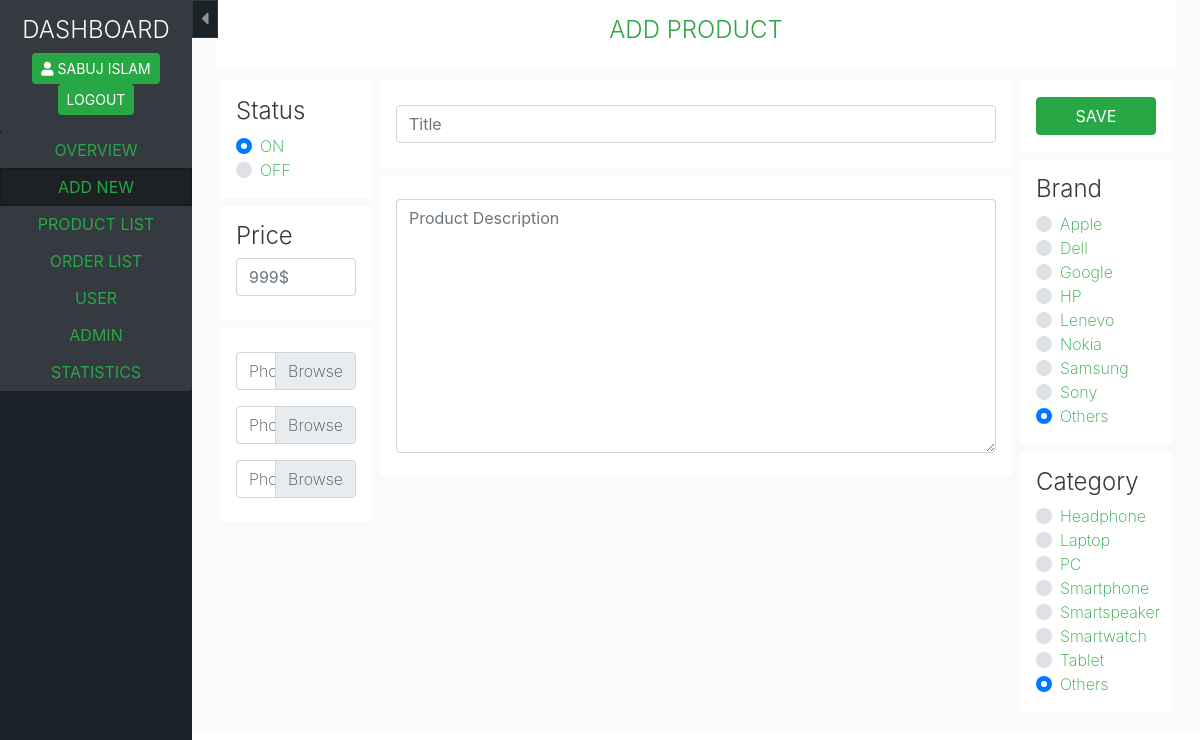
The page /dashboard/addnew.php (signed in) on the database its author committed.
### tables this page shows
CREATE TABLE `brand` (
  `brand_id` int(20) NOT NULL,
  `brand_title` text NOT NULL,
  `brand_image` text NOT NULL
);

CREATE TABLE `category` (
  `cat_id` int(20) NOT NULL,
  `cat_title` text NOT NULL,
  `cat_image` text NOT NULL
);

### dashboard/function/edit_function.php (the view, shortened to what this page needs)
<?php
  $connect = mysqli_connect("localhost","root","","bigbazi");
  function cat_list(){
    global $connect;
    global $cat_id_selected;
    $sel_cat = "select * from category";
    $run_sel_cat = mysqli_query($connect,$sel_cat);
    while ($array_cat = mysqli_fetch_assoc($run_sel_cat)) {
      $cat_id = $array_cat['cat_id'];
      $cat_title = $array_cat['cat_title'];
      if ($cat_id_selected == $cat_id) {
        echo "<div class='custom-control custom-radio'>
        <input type='radio' class='custom-control-input' id='$cat_title' name='category' value='$cat_id' checked>
        <label class='custom-control-label text-success' for='$cat_title'>$cat_title</label>
        </div>";
      }else {
        echo "<div class='custom-control custom-radio'>
        <input type='radio' class='custom-control-input' id='$cat_title' name='category' value='$cat_id'>
        <label class='custom-control-label text-success' for='$cat_title'>$cat_title</label>
        </div>";
      }
    }
  }
    function brand_list(){
      global $connect;
      global $brand_id_selected;
      $sel_brand = "select * from brand";
      $run_sel_brand = mysqli_query($connect,$sel_brand);
      while ($array_brand = mysqli_fetch_assoc($run_sel_brand)) {
        $brand_id = $array_brand['brand_id'];
        $brand_title = $array_brand['brand_title'];
        if ($brand_id_selected == $brand_id) {
          echo "<div class='custom-control custom-radio'>
          <input type='radio' class='custom-control-input' id='$brand_title' name='brand' value='$brand_id' checked>
          <label class='custom-control-label text-success' for='$brand_title'>$brand_title</label>
          </div>";
        }else {
          echo "<div class='custom-control custom-radio'>
          <input type='radio' class='custom-control-input' id='$brand_title' name='brand' value='$brand_id'>
          <label class='custom-control-label text-success' for='$brand_title'>$brand_title</label>
          </div>";
        }
      }
    }
?>

### dashboard/includes/admin_profile.php (shortened to what this page needs)
<?php
  global $connect;
  if (isset($_SESSION['email'])) {
    $profile = $_SESSION['email'];
    $sel = "select * from admin where admin_email='$profile'";
    $run = mysqli_query($connect,$sel);
    $array = mysqli_fetch_array($run);
    $name = $array['admin_name'];
    $name = strtoupper($name);
    echo "<a class='btn btn-success btn-sm' href='user.php'><i class='fas fa-user mr-1'></i>$name</a>
    <a class='btn btn-success btn-sm' href='admin_logout.php'>LOGOUT</a>
    ";
  }
 ?>

### rows shown on the page
brand: brand_title "Apple"
brand: brand_title "Dell"
brand: brand_title "Google"
brand: brand_title "HP"
brand: brand_title "Lenevo"
brand: brand_title "Nokia"
brand: brand_title "Samsung"
brand: brand_title "Sony"
category: cat_title "Headphone"
category: cat_title "Laptop"
category: cat_title "PC"
category: cat_title "Smartphone"
category: cat_title "Smartspeaker"
category: cat_title "Smartwatch"
category: cat_title "Tablet"

### other values the page prints
$name "SABUJ ISLAM"
